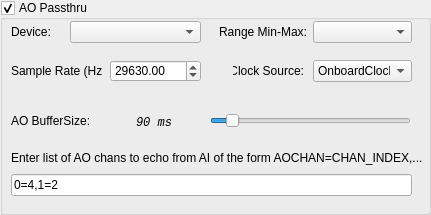
<?xml version="1.0" encoding="UTF-8"?>
<ui version="4.0">
 <class>AoPassThru</class>
 <widget class="QWidget" name="AoPassThru">
  <property name="geometry">
   <rect>
    <x>0</x>
    <y>0</y>
    <width>431</width>
    <height>215</height>
   </rect>
  </property>
  <property name="windowTitle">
   <string>Form</string>
  </property>
  <widget class="QGroupBox" name="aoPassthruGB">
   <property name="geometry">
    <rect>
     <x>0</x>
     <y>0</y>
     <width>431</width>
     <height>215</height>
    </rect>
   </property>
   <property name="toolTip">
    <string>If enabled, specify a list of AO=AI chans to pass thru from AI to AO</string>
   </property>
   <property name="title">
    <string>AO Passthru</string>
   </property>
   <property name="checkable">
    <bool>true</bool>
   </property>
   <property name="checked">
    <bool>true</bool>
   </property>
   <widget class="QLineEdit" name="aoPassthruLE">
    <property name="geometry">
     <rect>
      <x>11</x>
      <y>174</y>
      <width>401</width>
      <height>22</height>
     </rect>
    </property>
    <property name="toolTip">
     <string>Enter list of AO channels to passthru from AI.  List is of the form AOCHAN=CHAN_INDEX,...</string>
    </property>
    <property name="text">
     <string>0=4,1=2</string>
    </property>
   </widget>
   <widget class="QLabel" name="aoPassthruLabel">
    <property name="geometry">
     <rect>
      <x>11</x>
      <y>150</y>
      <width>411</width>
      <height>16</height>
     </rect>
    </property>
    <property name="toolTip">
     <string>Enter list of AO channels to passthru from AI.  List is of the form AOCHAN=CHAN_INDEX,...</string>
    </property>
    <property name="text">
     <string>Enter list of AO chans to echo from AI of the form AOCHAN=CHAN_INDEX,...</string>
    </property>
   </widget>
   <widget class="QComboBox" name="aoDeviceCB">
    <property name="geometry">
     <rect>
      <x>70</x>
      <y>21</y>
      <width>131</width>
      <height>22</height>
     </rect>
    </property>
    <property name="toolTip">
     <string>The NI Device to use for analog output</string>
    </property>
   </widget>
   <widget class="QComboBox" name="aoRangeCB">
    <property name="geometry">
     <rect>
      <x>313</x>
      <y>21</y>
      <width>99</width>
      <height>22</height>
     </rect>
    </property>
    <property name="toolTip">
     <string>The AO range to use for analog output</string>
    </property>
   </widget>
   <widget class="QLabel" name="aoDeviceLabel">
    <property name="geometry">
     <rect>
      <x>11</x>
      <y>21</y>
      <width>58</width>
      <height>22</height>
     </rect>
    </property>
    <property name="toolTip">
     <string>The NI Device to use for analog output</string>
    </property>
    <property name="text">
     <string>Device:</string>
    </property>
   </widget>
   <widget class="QLabel" name="aoRangeLbl">
    <property name="geometry">
     <rect>
      <x>199</x>
      <y>21</y>
      <width>108</width>
      <height>22</height>
     </rect>
    </property>
    <property name="toolTip">
     <string>The AO range to use for analog output</string>
    </property>
    <property name="text">
     <string>Range Min-Max:</string>
    </property>
    <property name="alignment">
     <set>Qt::AlignRight|Qt::AlignTrailing|Qt::AlignVCenter</set>
    </property>
   </widget>
   <widget class="QLabel" name="aoClockLbl">
    <property name="geometry">
     <rect>
      <x>233</x>
      <y>60</y>
      <width>71</width>
      <height>22</height>
     </rect>
    </property>
    <property name="toolTip">
     <string>&lt;!DOCTYPE HTML PUBLIC &quot;-//W3C//DTD HTML 4.0//EN&quot; &quot;http://www.w3.org/TR/REC-html40/strict.dtd&quot;&gt;
&lt;html&gt;&lt;head&gt;&lt;meta name=&quot;qrichtext&quot; content=&quot;1&quot; /&gt;&lt;style type=&quot;text/css&quot;&gt;
p, li { white-space: pre-wrap; }
&lt;/style&gt;&lt;/head&gt;&lt;body style=&quot; font-family:'MS Shell Dlg 2'; font-size:8.25pt; font-weight:400; font-style:normal;&quot;&gt;
&lt;p style=&quot; margin-top:0px; margin-bottom:0px; margin-left:0px; margin-right:0px; -qt-block-indent:0; text-indent:0px;&quot;&gt;&lt;span style=&quot; font-size:8pt;&quot;&gt;The clock to use for AO output.&lt;/span&gt;&lt;/p&gt;&lt;/body&gt;&lt;/html&gt;</string>
    </property>
    <property name="text">
     <string>Clock Source:</string>
    </property>
    <property name="alignment">
     <set>Qt::AlignRight|Qt::AlignTrailing|Qt::AlignVCenter</set>
    </property>
   </widget>
   <widget class="QComboBox" name="aoClockCB">
    <property name="geometry">
     <rect>
      <x>313</x>
      <y>60</y>
      <width>99</width>
      <height>22</height>
     </rect>
    </property>
    <property name="toolTip">
     <string>&lt;!DOCTYPE HTML PUBLIC &quot;-//W3C//DTD HTML 4.0//EN&quot; &quot;http://www.w3.org/TR/REC-html40/strict.dtd&quot;&gt;
&lt;html&gt;&lt;head&gt;&lt;meta name=&quot;qrichtext&quot; content=&quot;1&quot; /&gt;&lt;style type=&quot;text/css&quot;&gt;
p, li { white-space: pre-wrap; }
&lt;/style&gt;&lt;/head&gt;&lt;body style=&quot; font-family:'MS Shell Dlg 2'; font-size:8.25pt; font-weight:400; font-style:normal;&quot;&gt;
&lt;p style=&quot; margin-top:0px; margin-bottom:0px; margin-left:0px; margin-right:0px; -qt-block-indent:0; text-indent:0px;&quot;&gt;&lt;span style=&quot; font-size:8pt;&quot;&gt;The clock to use for AO output.&lt;/span&gt;&lt;/p&gt;&lt;/body&gt;&lt;/html&gt;</string>
    </property>
    <item>
     <property name="text">
      <string>OnboardClock</string>
     </property>
    </item>
    <item>
     <property name="text">
      <string>PFI0</string>
     </property>
    </item>
    <item>
     <property name="text">
      <string>PFI1</string>
     </property>
    </item>
    <item>
     <property name="text">
      <string>PFI2</string>
     </property>
    </item>
    <item>
     <property name="text">
      <string>PFI3</string>
     </property>
    </item>
    <item>
     <property name="text">
      <string>PFI4</string>
     </property>
    </item>
    <item>
     <property name="text">
      <string>PFI5</string>
     </property>
    </item>
    <item>
     <property name="text">
      <string>PFI6</string>
     </property>
    </item>
    <item>
     <property name="text">
      <string>PFI7</string>
     </property>
    </item>
    <item>
     <property name="text">
      <string>PFI8</string>
     </property>
    </item>
    <item>
     <property name="text">
      <string>PFI9</string>
     </property>
    </item>
    <item>
     <property name="text">
      <string>PFI10</string>
     </property>
    </item>
    <item>
     <property name="text">
      <string>PFI11</string>
     </property>
    </item>
    <item>
     <property name="text">
      <string>PFI12</string>
     </property>
    </item>
    <item>
     <property name="text">
      <string>PFI13</string>
     </property>
    </item>
    <item>
     <property name="text">
      <string>PFI14</string>
     </property>
    </item>
    <item>
     <property name="text">
      <string>PFI15</string>
     </property>
    </item>
   </widget>
   <widget class="QLabel" name="aoSampleRateLbl">
    <property name="geometry">
     <rect>
      <x>11</x>
      <y>60</y>
      <width>91</width>
      <height>22</height>
     </rect>
    </property>
    <property name="toolTip">
     <string>&lt;!DOCTYPE HTML PUBLIC &quot;-//W3C//DTD HTML 4.0//EN&quot; &quot;http://www.w3.org/TR/REC-html40/strict.dtd&quot;&gt;
&lt;html&gt;&lt;head&gt;&lt;meta name=&quot;qrichtext&quot; content=&quot;1&quot; /&gt;&lt;style type=&quot;text/css&quot;&gt;
p, li { white-space: pre-wrap; }
&lt;/style&gt;&lt;/head&gt;&lt;body style=&quot; font-family:'MS Shell Dlg 2'; font-size:8.25pt; font-weight:400; font-style:normal;&quot;&gt;
&lt;p style=&quot; margin-top:0px; margin-bottom:0px; margin-left:0px; margin-right:0px; -qt-block-indent:0; text-indent:0px;&quot;&gt;&lt;span style=&quot; font-size:8pt;&quot;&gt;Sampling rate per analog output channel. If externally clocked, make sure it's the rate of the external clock.  This field is important as it determines the rate to possibly resample incoming data and can affect the correctness of the output signal.&lt;/span&gt;&lt;/p&gt;&lt;/body&gt;&lt;/html&gt;</string>
    </property>
    <property name="text">
     <string>Sample Rate (Hz):</string>
    </property>
    <property name="alignment">
     <set>Qt::AlignLeading|Qt::AlignLeft|Qt::AlignVCenter</set>
    </property>
   </widget>
   <widget class="QDoubleSpinBox" name="srateSB">
    <property name="enabled">
     <bool>true</bool>
    </property>
    <property name="geometry">
     <rect>
      <x>110</x>
      <y>60</y>
      <width>91</width>
      <height>22</height>
     </rect>
    </property>
    <property name="toolTip">
     <string>&lt;!DOCTYPE HTML PUBLIC &quot;-//W3C//DTD HTML 4.0//EN&quot; &quot;http://www.w3.org/TR/REC-html40/strict.dtd&quot;&gt;
&lt;html&gt;&lt;head&gt;&lt;meta name=&quot;qrichtext&quot; content=&quot;1&quot; /&gt;&lt;style type=&quot;text/css&quot;&gt;
p, li { white-space: pre-wrap; }
&lt;/style&gt;&lt;/head&gt;&lt;body style=&quot; font-family:'MS Shell Dlg 2'; font-size:8.25pt; font-weight:400; font-style:normal;&quot;&gt;
&lt;p style=&quot; margin-top:0px; margin-bottom:0px; margin-left:0px; margin-right:0px; -qt-block-indent:0; text-indent:0px;&quot;&gt;&lt;span style=&quot; font-size:8pt;&quot;&gt;Sampling rate per analog output channel. If externally clocked, make sure it's the rate of the external clock.  This field is important as it determines the rate to possibly resample incoming data and can affect the correctness of the output signal.&lt;/span&gt;&lt;/p&gt;&lt;/body&gt;&lt;/html&gt;</string>
    </property>
    <property name="minimum">
     <double>10.000000000000000</double>
    </property>
    <property name="maximum">
     <double>1000000.000000000000000</double>
    </property>
    <property name="value">
     <double>29630.000000000000000</double>
    </property>
   </widget>
   <widget class="QLabel" name="bufferSizeLbl">
    <property name="geometry">
     <rect>
      <x>11</x>
      <y>113</y>
      <width>91</width>
      <height>16</height>
     </rect>
    </property>
    <property name="toolTip">
     <string>&lt;!DOCTYPE HTML PUBLIC &quot;-//W3C//DTD HTML 4.0//EN&quot; &quot;http://www.w3.org/TR/REC-html40/strict.dtd&quot;&gt;
&lt;html&gt;&lt;head&gt;&lt;meta name=&quot;qrichtext&quot; content=&quot;1&quot; /&gt;&lt;style type=&quot;text/css&quot;&gt;
p, li { white-space: pre-wrap; }
&lt;/style&gt;&lt;/head&gt;&lt;body style=&quot; font-family:'MS Shell Dlg 2'; font-size:8.25pt; font-weight:400; font-style:normal;&quot;&gt;
&lt;p style=&quot; margin-top:0px; margin-bottom:0px; margin-left:0px; margin-right:0px; -qt-block-indent:0; text-indent:0px;&quot;&gt;&lt;span style=&quot; font-family:'Lucida Grande'; font-size:13pt;&quot;&gt;The AO buffer size directly affects the write buffer size used with the NI driver.  Smaller values should lead to lower-latency AO generation, whereas larger values are safer for even the most taxed systems, but may lead to laggy AO passthru.  The default value, 90ms is a good sized buffer for fast systems.  &lt;/span&gt;&lt;/p&gt;
&lt;p style=&quot;-qt-paragraph-type:empty; margin-top:0px; margin-bottom:0px; margin-left:0px; margin-right:0px; -qt-block-indent:0; text-indent:0px; font-family:'Lucida Grande'; font-size:13pt;&quot;&gt;&lt;/p&gt;
&lt;p style=&quot; margin-top:0px; margin-bottom:0px; margin-left:0px; margin-right:0px; -qt-block-indent:0; text-indent:0px;&quot;&gt;&lt;span style=&quot; font-family:'Lucida Grande'; font-size:13pt; font-weight:600; font-style:italic;&quot;&gt;Increase this value if you find you are getting buffer underrun errors when using AO.  &lt;/span&gt;&lt;span style=&quot; font-family:'Lucida Grande'; font-size:13pt;&quot;&gt;(Increase it to the minimum size that is stable on your system under load.)&lt;/span&gt;&lt;/p&gt;&lt;/body&gt;&lt;/html&gt;</string>
    </property>
    <property name="text">
     <string>AO BufferSize:</string>
    </property>
   </widget>
   <widget class="QSlider" name="bufferSizeSlider">
    <property name="geometry">
     <rect>
      <x>210</x>
      <y>110</y>
      <width>201</width>
      <height>22</height>
     </rect>
    </property>
    <property name="toolTip">
     <string>&lt;!DOCTYPE HTML PUBLIC &quot;-//W3C//DTD HTML 4.0//EN&quot; &quot;http://www.w3.org/TR/REC-html40/strict.dtd&quot;&gt;
&lt;html&gt;&lt;head&gt;&lt;meta name=&quot;qrichtext&quot; content=&quot;1&quot; /&gt;&lt;style type=&quot;text/css&quot;&gt;
p, li { white-space: pre-wrap; }
&lt;/style&gt;&lt;/head&gt;&lt;body style=&quot; font-family:'MS Shell Dlg 2'; font-size:8.25pt; font-weight:400; font-style:normal;&quot;&gt;
&lt;p style=&quot; margin-top:0px; margin-bottom:0px; margin-left:0px; margin-right:0px; -qt-block-indent:0; text-indent:0px;&quot;&gt;&lt;span style=&quot; font-family:'Lucida Grande'; font-size:13pt;&quot;&gt;The AO buffer size directly affects the write buffer size used with the NI driver.  Smaller values should lead to lower-latency AO generation, whereas larger values are safer for even the most taxed systems, but may lead to laggy AO passthru.  The default value, 90ms is a good sized buffer for fast systems.  &lt;/span&gt;&lt;/p&gt;
&lt;p style=&quot;-qt-paragraph-type:empty; margin-top:0px; margin-bottom:0px; margin-left:0px; margin-right:0px; -qt-block-indent:0; text-indent:0px; font-family:'Lucida Grande'; font-size:13pt;&quot;&gt;&lt;/p&gt;
&lt;p style=&quot; margin-top:0px; margin-bottom:0px; margin-left:0px; margin-right:0px; -qt-block-indent:0; text-indent:0px;&quot;&gt;&lt;span style=&quot; font-family:'Lucida Grande'; font-size:13pt; font-weight:600; font-style:italic;&quot;&gt;Increase this value if you find you are getting buffer underrun errors when using AO.  &lt;/span&gt;&lt;span style=&quot; font-family:'Lucida Grande'; font-size:13pt;&quot;&gt;(Increase it to the minimum size that is stable on your system under load.)&lt;/span&gt;&lt;/p&gt;&lt;/body&gt;&lt;/html&gt;</string>
    </property>
    <property name="minimum">
     <number>1</number>
    </property>
    <property name="maximum">
     <number>100</number>
    </property>
    <property name="value">
     <number>9</number>
    </property>
    <property name="orientation">
     <enum>Qt::Horizontal</enum>
    </property>
   </widget>
   <widget class="QLabel" name="bufSzLbl">
    <property name="geometry">
     <rect>
      <x>105</x>
      <y>113</y>
      <width>98</width>
      <height>20</height>
     </rect>
    </property>
    <property name="font">
     <font>
      <family>Lucida Console</family>
      <italic>true</italic>
     </font>
    </property>
    <property name="toolTip">
     <string>&lt;!DOCTYPE HTML PUBLIC &quot;-//W3C//DTD HTML 4.0//EN&quot; &quot;http://www.w3.org/TR/REC-html40/strict.dtd&quot;&gt;
&lt;html&gt;&lt;head&gt;&lt;meta name=&quot;qrichtext&quot; content=&quot;1&quot; /&gt;&lt;style type=&quot;text/css&quot;&gt;
p, li { white-space: pre-wrap; }
&lt;/style&gt;&lt;/head&gt;&lt;body style=&quot; font-family:'MS Shell Dlg 2'; font-size:8.25pt; font-weight:400; font-style:normal;&quot;&gt;
&lt;p style=&quot; margin-top:0px; margin-bottom:0px; margin-left:0px; margin-right:0px; -qt-block-indent:0; text-indent:0px;&quot;&gt;&lt;span style=&quot; font-family:'Lucida Grande'; font-size:13pt;&quot;&gt;The AO buffer size directly affects the write buffer size used with the NI driver.  Smaller values should lead to lower-latency AO generation, whereas larger values are safer for even the most taxed systems, but may lead to laggy AO passthru.  The default value, 90ms is a good sized buffer for fast systems.  &lt;/span&gt;&lt;/p&gt;
&lt;p style=&quot;-qt-paragraph-type:empty; margin-top:0px; margin-bottom:0px; margin-left:0px; margin-right:0px; -qt-block-indent:0; text-indent:0px; font-family:'Lucida Grande'; font-size:13pt;&quot;&gt;&lt;/p&gt;
&lt;p style=&quot; margin-top:0px; margin-bottom:0px; margin-left:0px; margin-right:0px; -qt-block-indent:0; text-indent:0px;&quot;&gt;&lt;span style=&quot; font-family:'Lucida Grande'; font-size:13pt; font-weight:600; font-style:italic;&quot;&gt;Increase this value if you find you are getting buffer underrun errors when using AO.  &lt;/span&gt;&lt;span style=&quot; font-family:'Lucida Grande'; font-size:13pt;&quot;&gt;(Increase it to the minimum size that is stable on your system under load.)&lt;/span&gt;&lt;/p&gt;&lt;/body&gt;&lt;/html&gt;</string>
    </property>
    <property name="text">
     <string>90 ms</string>
    </property>
    <property name="alignment">
     <set>Qt::AlignCenter</set>
    </property>
   </widget>
  </widget>
 </widget>
 <tabstops>
  <tabstop>aoPassthruGB</tabstop>
  <tabstop>aoDeviceCB</tabstop>
  <tabstop>aoRangeCB</tabstop>
  <tabstop>aoPassthruLE</tabstop>
 </tabstops>
 <resources/>
 <connections/>
</ui>
